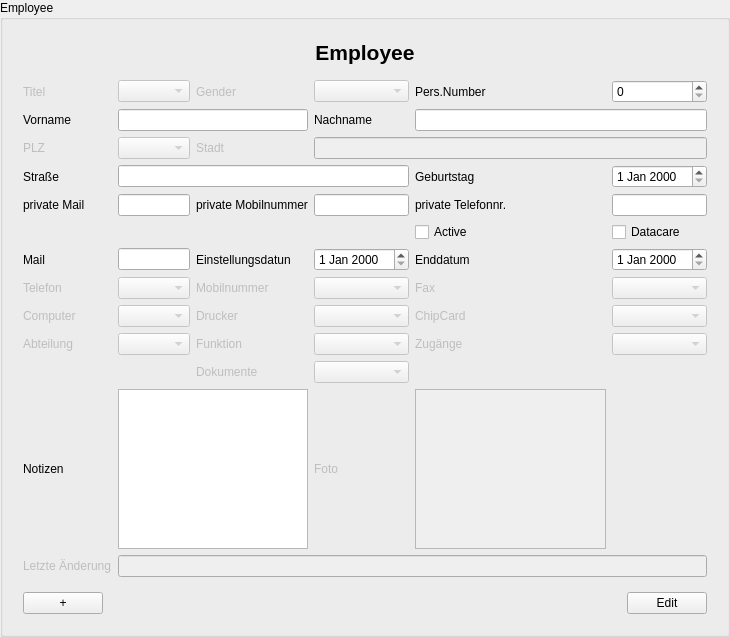
<?xml version="1.0" encoding="UTF-8"?>
<ui version="4.0">
 <class>EmployeeInputArea</class>
 <widget class="QGroupBox" name="EmployeeInputArea">
  <property name="geometry">
   <rect>
    <x>0</x>
    <y>0</y>
    <width>730</width>
    <height>637</height>
   </rect>
  </property>
  <property name="windowTitle">
   <string>Employee</string>
  </property>
  <property name="accessibleName">
   <string>EmployeeInputDialog</string>
  </property>
  <property name="title">
   <string>Employee</string>
  </property>
  <layout class="QVBoxLayout" name="verticalLayout_3">
   <item>
    <widget class="QWidget" name="formLayoutWidget" native="true">
     <layout class="QVBoxLayout" name="verticalLayout_2">
      <item>
       <layout class="QVBoxLayout" name="verticalLayout">
        <item>
         <widget class="QLabel" name="label_Header">
          <property name="font">
           <font>
            <pointsize>16</pointsize>
            <weight>75</weight>
            <bold>true</bold>
           </font>
          </property>
          <property name="text">
           <string>Employee</string>
          </property>
          <property name="alignment">
           <set>Qt::AlignCenter</set>
          </property>
         </widget>
        </item>
       </layout>
      </item>
      <item>
       <spacer name="verticalSpacer">
        <property name="orientation">
         <enum>Qt::Vertical</enum>
        </property>
        <property name="sizeType">
         <enum>QSizePolicy::Preferred</enum>
        </property>
        <property name="sizeHint" stdset="0">
         <size>
          <width>20</width>
          <height>40</height>
         </size>
        </property>
       </spacer>
      </item>
      <item>
       <layout class="QGridLayout" name="gridLayout">
        <item row="8" column="0">
         <widget class="QLabel" name="phoneLabel">
          <property name="enabled">
           <bool>false</bool>
          </property>
          <property name="text">
           <string>Telefon</string>
          </property>
          <property name="buddy">
           <cstring>phoneComboBox</cstring>
          </property>
         </widget>
        </item>
        <item row="3" column="1">
         <widget class="QComboBox" name="zipCityIdComboBox">
          <property name="enabled">
           <bool>false</bool>
          </property>
         </widget>
        </item>
        <item row="11" column="2">
         <widget class="QLabel" name="employeeDocumentLabel">
          <property name="enabled">
           <bool>false</bool>
          </property>
          <property name="text">
           <string>Dokumente</string>
          </property>
          <property name="buddy">
           <cstring>employeeDocumentComboBox</cstring>
          </property>
         </widget>
        </item>
        <item row="10" column="3">
         <widget class="QComboBox" name="functionComboBox">
          <property name="enabled">
           <bool>false</bool>
          </property>
         </widget>
        </item>
        <item row="10" column="0">
         <widget class="QLabel" name="departmentLabel">
          <property name="enabled">
           <bool>false</bool>
          </property>
          <property name="text">
           <string>Abteilung</string>
          </property>
          <property name="buddy">
           <cstring>departmentComboBox</cstring>
          </property>
         </widget>
        </item>
        <item row="8" column="1">
         <widget class="QComboBox" name="phoneComboBox">
          <property name="enabled">
           <bool>false</bool>
          </property>
         </widget>
        </item>
        <item row="7" column="4">
         <widget class="QLabel" name="endDateLabel">
          <property name="text">
           <string>Enddatum</string>
          </property>
          <property name="buddy">
           <cstring>endDateDateEdit</cstring>
          </property>
         </widget>
        </item>
        <item row="5" column="3">
         <widget class="QLineEdit" name="homeMobileLineEdit"/>
        </item>
        <item row="8" column="4">
         <widget class="QLabel" name="faxLabel">
          <property name="enabled">
           <bool>false</bool>
          </property>
          <property name="text">
           <string>Fax</string>
          </property>
          <property name="buddy">
           <cstring>faxComboBox</cstring>
          </property>
         </widget>
        </item>
        <item row="5" column="4">
         <widget class="QLabel" name="homePhonelabel">
          <property name="text">
           <string>private Telefonnr.</string>
          </property>
          <property name="buddy">
           <cstring>homePhoneLineEdit</cstring>
          </property>
         </widget>
        </item>
        <item row="5" column="5">
         <widget class="QLineEdit" name="homePhoneLineEdit"/>
        </item>
        <item row="9" column="5">
         <widget class="QComboBox" name="chipCardComboBox">
          <property name="enabled">
           <bool>false</bool>
          </property>
         </widget>
        </item>
        <item row="1" column="3">
         <widget class="QLabel" name="lastNameLabel">
          <property name="text">
           <string>Nachname</string>
          </property>
          <property name="buddy">
           <cstring>lastNameLineEdit</cstring>
          </property>
         </widget>
        </item>
        <item row="7" column="3">
         <widget class="QDateEdit" name="hireDateDateEdit"/>
        </item>
        <item row="7" column="0">
         <widget class="QLabel" name="businessMailLabel">
          <property name="text">
           <string>Mail</string>
          </property>
          <property name="buddy">
           <cstring>businessMailLineEdit</cstring>
          </property>
         </widget>
        </item>
        <item row="0" column="1">
         <widget class="QComboBox" name="titleComboBox">
          <property name="enabled">
           <bool>false</bool>
          </property>
         </widget>
        </item>
        <item row="10" column="1">
         <widget class="QComboBox" name="departmentComboBox">
          <property name="enabled">
           <bool>false</bool>
          </property>
         </widget>
        </item>
        <item row="12" column="0">
         <widget class="QLabel" name="notesLabel">
          <property name="text">
           <string>Notizen</string>
          </property>
          <property name="buddy">
           <cstring>notesTextEdit</cstring>
          </property>
         </widget>
        </item>
        <item row="7" column="2">
         <widget class="QLabel" name="hireDateLabel">
          <property name="text">
           <string>Einstellungsdatun</string>
          </property>
          <property name="buddy">
           <cstring>hireDateDateEdit</cstring>
          </property>
         </widget>
        </item>
        <item row="9" column="1">
         <widget class="QComboBox" name="computerComboBox">
          <property name="enabled">
           <bool>false</bool>
          </property>
         </widget>
        </item>
        <item row="9" column="3">
         <widget class="QComboBox" name="printerComboBox">
          <property name="enabled">
           <bool>false</bool>
          </property>
         </widget>
        </item>
        <item row="1" column="0">
         <widget class="QLabel" name="firstNameLabel">
          <property name="text">
           <string>Vorname</string>
          </property>
          <property name="buddy">
           <cstring>firstNameLineEdit</cstring>
          </property>
         </widget>
        </item>
        <item row="5" column="1">
         <widget class="QLineEdit" name="homeMailLineEdit"/>
        </item>
        <item row="7" column="1">
         <widget class="QLineEdit" name="businessMailLineEdit"/>
        </item>
        <item row="3" column="0">
         <widget class="QLabel" name="zipCityIdLabel">
          <property name="enabled">
           <bool>false</bool>
          </property>
          <property name="text">
           <string>PLZ</string>
          </property>
          <property name="buddy">
           <cstring>zipCityIdComboBox</cstring>
          </property>
         </widget>
        </item>
        <item row="9" column="0">
         <widget class="QLabel" name="computerLabel">
          <property name="enabled">
           <bool>false</bool>
          </property>
          <property name="text">
           <string>Computer</string>
          </property>
          <property name="buddy">
           <cstring>computerComboBox</cstring>
          </property>
         </widget>
        </item>
        <item row="5" column="2">
         <widget class="QLabel" name="homeMobilelabel">
          <property name="text">
           <string>private Mobilnummer</string>
          </property>
          <property name="buddy">
           <cstring>homeMobileLineEdit</cstring>
          </property>
         </widget>
        </item>
        <item row="6" column="4">
         <widget class="QCheckBox" name="activeCheckBox">
          <property name="text">
           <string>Active</string>
          </property>
         </widget>
        </item>
        <item row="9" column="4">
         <widget class="QLabel" name="chipCardLabel">
          <property name="enabled">
           <bool>false</bool>
          </property>
          <property name="text">
           <string>ChipCard</string>
          </property>
          <property name="buddy">
           <cstring>chipCardComboBox</cstring>
          </property>
         </widget>
        </item>
        <item row="0" column="3">
         <widget class="QComboBox" name="genderComboBox">
          <property name="enabled">
           <bool>false</bool>
          </property>
         </widget>
        </item>
        <item row="7" column="5">
         <widget class="QDateEdit" name="endDateDateEdit"/>
        </item>
        <item row="8" column="2">
         <widget class="QLabel" name="mobileLabel">
          <property name="enabled">
           <bool>false</bool>
          </property>
          <property name="text">
           <string>Mobilnummer</string>
          </property>
          <property name="buddy">
           <cstring>mobileComboBox</cstring>
          </property>
         </widget>
        </item>
        <item row="8" column="5">
         <widget class="QComboBox" name="faxComboBox">
          <property name="enabled">
           <bool>false</bool>
          </property>
         </widget>
        </item>
        <item row="12" column="1" colspan="2">
         <widget class="QTextEdit" name="notesTextEdit"/>
        </item>
        <item row="10" column="2">
         <widget class="QLabel" name="functionLabel">
          <property name="enabled">
           <bool>false</bool>
          </property>
          <property name="text">
           <string>Funktion</string>
          </property>
          <property name="buddy">
           <cstring>functionComboBox</cstring>
          </property>
         </widget>
        </item>
        <item row="3" column="2">
         <widget class="QLabel" name="cityLabel">
          <property name="enabled">
           <bool>false</bool>
          </property>
          <property name="text">
           <string>Stadt</string>
          </property>
          <property name="buddy">
           <cstring>cityLineEdit</cstring>
          </property>
         </widget>
        </item>
        <item row="0" column="5">
         <widget class="QDoubleSpinBox" name="employeeNumberDoubleSpinBox">
          <property name="decimals">
           <number>0</number>
          </property>
          <property name="maximum">
           <double>1000.000000000000000</double>
          </property>
         </widget>
        </item>
        <item row="6" column="5">
         <widget class="QCheckBox" name="dataCareCheckBox">
          <property name="text">
           <string>Datacare</string>
          </property>
         </widget>
        </item>
        <item row="12" column="3">
         <widget class="QLabel" name="photoLabel">
          <property name="enabled">
           <bool>false</bool>
          </property>
          <property name="text">
           <string>Foto</string>
          </property>
         </widget>
        </item>
        <item row="0" column="0">
         <widget class="QLabel" name="titleLabel">
          <property name="enabled">
           <bool>false</bool>
          </property>
          <property name="text">
           <string>Titel</string>
          </property>
          <property name="buddy">
           <cstring>titleComboBox</cstring>
          </property>
         </widget>
        </item>
        <item row="9" column="2">
         <widget class="QLabel" name="printerLabel">
          <property name="enabled">
           <bool>false</bool>
          </property>
          <property name="text">
           <string>Drucker</string>
          </property>
          <property name="buddy">
           <cstring>printerComboBox</cstring>
          </property>
         </widget>
        </item>
        <item row="8" column="3">
         <widget class="QComboBox" name="mobileComboBox">
          <property name="enabled">
           <bool>false</bool>
          </property>
         </widget>
        </item>
        <item row="11" column="3">
         <widget class="QComboBox" name="employeeDocumentComboBox">
          <property name="enabled">
           <bool>false</bool>
          </property>
         </widget>
        </item>
        <item row="5" column="0">
         <widget class="QLabel" name="homeMailLabel">
          <property name="text">
           <string>private Mail</string>
          </property>
          <property name="buddy">
           <cstring>homeMailLineEdit</cstring>
          </property>
         </widget>
        </item>
        <item row="12" column="4">
         <widget class="QGraphicsView" name="photoGraphicsView">
          <property name="enabled">
           <bool>false</bool>
          </property>
         </widget>
        </item>
        <item row="0" column="2">
         <widget class="QLabel" name="genderLabel">
          <property name="enabled">
           <bool>false</bool>
          </property>
          <property name="text">
           <string>Gender</string>
          </property>
          <property name="buddy">
           <cstring>genderComboBox</cstring>
          </property>
         </widget>
        </item>
        <item row="0" column="4">
         <widget class="QLabel" name="employeeNumberLabel">
          <property name="text">
           <string>Pers.Number</string>
          </property>
          <property name="buddy">
           <cstring>employeeNumberDoubleSpinBox</cstring>
          </property>
         </widget>
        </item>
        <item row="13" column="0">
         <widget class="QLabel" name="lastUpdateLabel">
          <property name="enabled">
           <bool>false</bool>
          </property>
          <property name="text">
           <string>Letzte Änderung</string>
          </property>
          <property name="buddy">
           <cstring>lastUpdateLineEdit</cstring>
          </property>
         </widget>
        </item>
        <item row="10" column="4">
         <widget class="QLabel" name="employeeAccountLabel">
          <property name="enabled">
           <bool>false</bool>
          </property>
          <property name="text">
           <string>Zugänge</string>
          </property>
          <property name="buddy">
           <cstring>employeeAccountComboBox</cstring>
          </property>
         </widget>
        </item>
        <item row="10" column="5">
         <widget class="QComboBox" name="employeeAccountComboBox">
          <property name="enabled">
           <bool>false</bool>
          </property>
         </widget>
        </item>
        <item row="1" column="1" colspan="2">
         <widget class="QLineEdit" name="firstNameLineEdit"/>
        </item>
        <item row="1" column="4" colspan="2">
         <widget class="QLineEdit" name="lastNameLineEdit"/>
        </item>
        <item row="4" column="5">
         <widget class="QDateEdit" name="birthdayDateEdit"/>
        </item>
        <item row="4" column="4">
         <widget class="QLabel" name="birthdayLabel">
          <property name="text">
           <string>Geburtstag</string>
          </property>
          <property name="buddy">
           <cstring>birthdayDateEdit</cstring>
          </property>
         </widget>
        </item>
        <item row="4" column="0">
         <widget class="QLabel" name="streetLabel">
          <property name="text">
           <string>Straße</string>
          </property>
          <property name="buddy">
           <cstring>addressLineEdit</cstring>
          </property>
         </widget>
        </item>
        <item row="4" column="1" colspan="3">
         <widget class="QLineEdit" name="addressLineEdit"/>
        </item>
        <item row="3" column="3" colspan="3">
         <widget class="QLineEdit" name="cityLineEdit">
          <property name="enabled">
           <bool>false</bool>
          </property>
         </widget>
        </item>
        <item row="13" column="1" colspan="5">
         <widget class="QLineEdit" name="lastUpdateLineEdit">
          <property name="enabled">
           <bool>false</bool>
          </property>
         </widget>
        </item>
       </layout>
      </item>
      <item>
       <spacer name="verticalSpacer_2">
        <property name="orientation">
         <enum>Qt::Vertical</enum>
        </property>
        <property name="sizeHint" stdset="0">
         <size>
          <width>20</width>
          <height>40</height>
         </size>
        </property>
       </spacer>
      </item>
      <item>
       <layout class="QHBoxLayout" name="horizontalLayout">
        <item>
         <widget class="QPushButton" name="pushButton_Add">
          <property name="text">
           <string>+</string>
          </property>
         </widget>
        </item>
        <item>
         <spacer name="horizontalSpacer">
          <property name="orientation">
           <enum>Qt::Horizontal</enum>
          </property>
          <property name="sizeHint" stdset="0">
           <size>
            <width>40</width>
            <height>20</height>
           </size>
          </property>
         </spacer>
        </item>
        <item>
         <widget class="QPushButton" name="pushButton_EditFinish">
          <property name="text">
           <string>Edit</string>
          </property>
         </widget>
        </item>
       </layout>
      </item>
     </layout>
    </widget>
   </item>
  </layout>
 </widget>
 <tabstops>
  <tabstop>titleComboBox</tabstop>
  <tabstop>genderComboBox</tabstop>
  <tabstop>employeeNumberDoubleSpinBox</tabstop>
  <tabstop>firstNameLineEdit</tabstop>
  <tabstop>lastNameLineEdit</tabstop>
  <tabstop>zipCityIdComboBox</tabstop>
  <tabstop>cityLineEdit</tabstop>
  <tabstop>homeMailLineEdit</tabstop>
  <tabstop>homeMobileLineEdit</tabstop>
  <tabstop>homePhoneLineEdit</tabstop>
  <tabstop>activeCheckBox</tabstop>
  <tabstop>dataCareCheckBox</tabstop>
  <tabstop>businessMailLineEdit</tabstop>
  <tabstop>hireDateDateEdit</tabstop>
  <tabstop>endDateDateEdit</tabstop>
  <tabstop>phoneComboBox</tabstop>
  <tabstop>mobileComboBox</tabstop>
  <tabstop>faxComboBox</tabstop>
  <tabstop>computerComboBox</tabstop>
  <tabstop>printerComboBox</tabstop>
  <tabstop>chipCardComboBox</tabstop>
  <tabstop>departmentComboBox</tabstop>
  <tabstop>functionComboBox</tabstop>
  <tabstop>employeeAccountComboBox</tabstop>
  <tabstop>employeeDocumentComboBox</tabstop>
  <tabstop>notesTextEdit</tabstop>
  <tabstop>photoGraphicsView</tabstop>
  <tabstop>lastUpdateLineEdit</tabstop>
  <tabstop>pushButton_Add</tabstop>
  <tabstop>pushButton_EditFinish</tabstop>
 </tabstops>
 <resources/>
 <connections/>
</ui>
